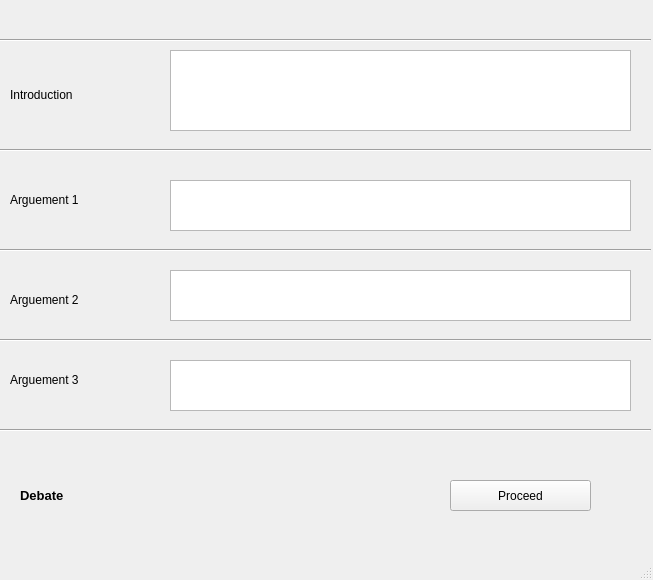
<?xml version="1.0" encoding="UTF-8"?>
<ui version="4.0">
 <class>MainWindow</class>
 <widget class="QMainWindow" name="MainWindow">
  <property name="geometry">
   <rect>
    <x>0</x>
    <y>0</y>
    <width>653</width>
    <height>580</height>
   </rect>
  </property>
  <property name="windowTitle">
   <string>MainWindow</string>
  </property>
  <widget class="QWidget" name="centralwidget">
   <widget class="QLabel" name="label_3">
    <property name="geometry">
     <rect>
      <x>10</x>
      <y>180</y>
      <width>141</width>
      <height>41</height>
     </rect>
    </property>
    <property name="text">
     <string>&lt;html&gt;&lt;head/&gt;&lt;body&gt;&lt;p&gt;Arguement 1&lt;/p&gt;&lt;/body&gt;&lt;/html&gt;</string>
    </property>
   </widget>
   <widget class="QLabel" name="label_5">
    <property name="geometry">
     <rect>
      <x>10</x>
      <y>360</y>
      <width>131</width>
      <height>41</height>
     </rect>
    </property>
    <property name="text">
     <string>&lt;html&gt;&lt;head/&gt;&lt;body&gt;&lt;p&gt;Arguement 3&lt;/p&gt;&lt;/body&gt;&lt;/html&gt;</string>
    </property>
   </widget>
   <widget class="QTextEdit" name="arg2TextEdit">
    <property name="geometry">
     <rect>
      <x>170</x>
      <y>270</y>
      <width>461</width>
      <height>51</height>
     </rect>
    </property>
   </widget>
   <widget class="Line" name="line">
    <property name="geometry">
     <rect>
      <x>0</x>
      <y>30</y>
      <width>651</width>
      <height>20</height>
     </rect>
    </property>
    <property name="orientation">
     <enum>Qt::Horizontal</enum>
    </property>
   </widget>
   <widget class="QPushButton" name="proceedPushButton">
    <property name="geometry">
     <rect>
      <x>450</x>
      <y>480</y>
      <width>141</width>
      <height>31</height>
     </rect>
    </property>
    <property name="text">
     <string>Proceed</string>
    </property>
   </widget>
   <widget class="Line" name="line_3">
    <property name="geometry">
     <rect>
      <x>0</x>
      <y>240</y>
      <width>651</width>
      <height>20</height>
     </rect>
    </property>
    <property name="orientation">
     <enum>Qt::Horizontal</enum>
    </property>
   </widget>
   <widget class="QLabel" name="label">
    <property name="geometry">
     <rect>
      <x>20</x>
      <y>480</y>
      <width>111</width>
      <height>31</height>
     </rect>
    </property>
    <property name="text">
     <string>&lt;html&gt;&lt;head/&gt;&lt;body&gt;&lt;p&gt;&lt;span style=&quot; font-size:10pt; font-weight:600;&quot;&gt;Debate&lt;/span&gt;&lt;/p&gt;&lt;/body&gt;&lt;/html&gt;</string>
    </property>
   </widget>
   <widget class="QLabel" name="label_2">
    <property name="geometry">
     <rect>
      <x>10</x>
      <y>80</y>
      <width>111</width>
      <height>31</height>
     </rect>
    </property>
    <property name="text">
     <string>&lt;html&gt;&lt;head/&gt;&lt;body&gt;&lt;p&gt;Introduction&lt;/p&gt;&lt;/body&gt;&lt;/html&gt;</string>
    </property>
   </widget>
   <widget class="QLabel" name="label_4">
    <property name="geometry">
     <rect>
      <x>10</x>
      <y>280</y>
      <width>121</width>
      <height>41</height>
     </rect>
    </property>
    <property name="text">
     <string>&lt;html&gt;&lt;head/&gt;&lt;body&gt;&lt;p&gt;Arguement 2&lt;/p&gt;&lt;/body&gt;&lt;/html&gt;</string>
    </property>
   </widget>
   <widget class="QTextEdit" name="arg1TextEdit_2">
    <property name="geometry">
     <rect>
      <x>170</x>
      <y>360</y>
      <width>461</width>
      <height>51</height>
     </rect>
    </property>
   </widget>
   <widget class="Line" name="line_5">
    <property name="geometry">
     <rect>
      <x>0</x>
      <y>420</y>
      <width>651</width>
      <height>20</height>
     </rect>
    </property>
    <property name="orientation">
     <enum>Qt::Horizontal</enum>
    </property>
   </widget>
   <widget class="QTextEdit" name="introTextEdit">
    <property name="geometry">
     <rect>
      <x>170</x>
      <y>50</y>
      <width>461</width>
      <height>81</height>
     </rect>
    </property>
   </widget>
   <widget class="Line" name="line_2">
    <property name="geometry">
     <rect>
      <x>0</x>
      <y>140</y>
      <width>651</width>
      <height>20</height>
     </rect>
    </property>
    <property name="orientation">
     <enum>Qt::Horizontal</enum>
    </property>
   </widget>
   <widget class="QTextEdit" name="arg1TextEdit">
    <property name="geometry">
     <rect>
      <x>170</x>
      <y>180</y>
      <width>461</width>
      <height>51</height>
     </rect>
    </property>
    <property name="html">
     <string>&lt;!DOCTYPE HTML PUBLIC &quot;-//W3C//DTD HTML 4.0//EN&quot; &quot;http://www.w3.org/TR/REC-html40/strict.dtd&quot;&gt;
&lt;html&gt;&lt;head&gt;&lt;meta name=&quot;qrichtext&quot; content=&quot;1&quot; /&gt;&lt;style type=&quot;text/css&quot;&gt;
p, li { white-space: pre-wrap; }
&lt;/style&gt;&lt;/head&gt;&lt;body style=&quot; font-family:'MS Shell Dlg 2'; font-size:8.25pt; font-weight:400; font-style:normal;&quot;&gt;
&lt;p style=&quot;-qt-paragraph-type:empty; margin-top:0px; margin-bottom:0px; margin-left:0px; margin-right:0px; -qt-block-indent:0; text-indent:0px; font-size:8pt;&quot;&gt;&lt;br /&gt;&lt;/p&gt;&lt;/body&gt;&lt;/html&gt;</string>
    </property>
   </widget>
   <widget class="Line" name="line_4">
    <property name="geometry">
     <rect>
      <x>0</x>
      <y>330</y>
      <width>651</width>
      <height>20</height>
     </rect>
    </property>
    <property name="orientation">
     <enum>Qt::Horizontal</enum>
    </property>
   </widget>
  </widget>
  <widget class="QMenuBar" name="menubar">
   <property name="geometry">
    <rect>
     <x>0</x>
     <y>0</y>
     <width>653</width>
     <height>21</height>
    </rect>
   </property>
  </widget>
  <widget class="QStatusBar" name="statusbar"/>
 </widget>
 <resources/>
 <connections/>
</ui>
